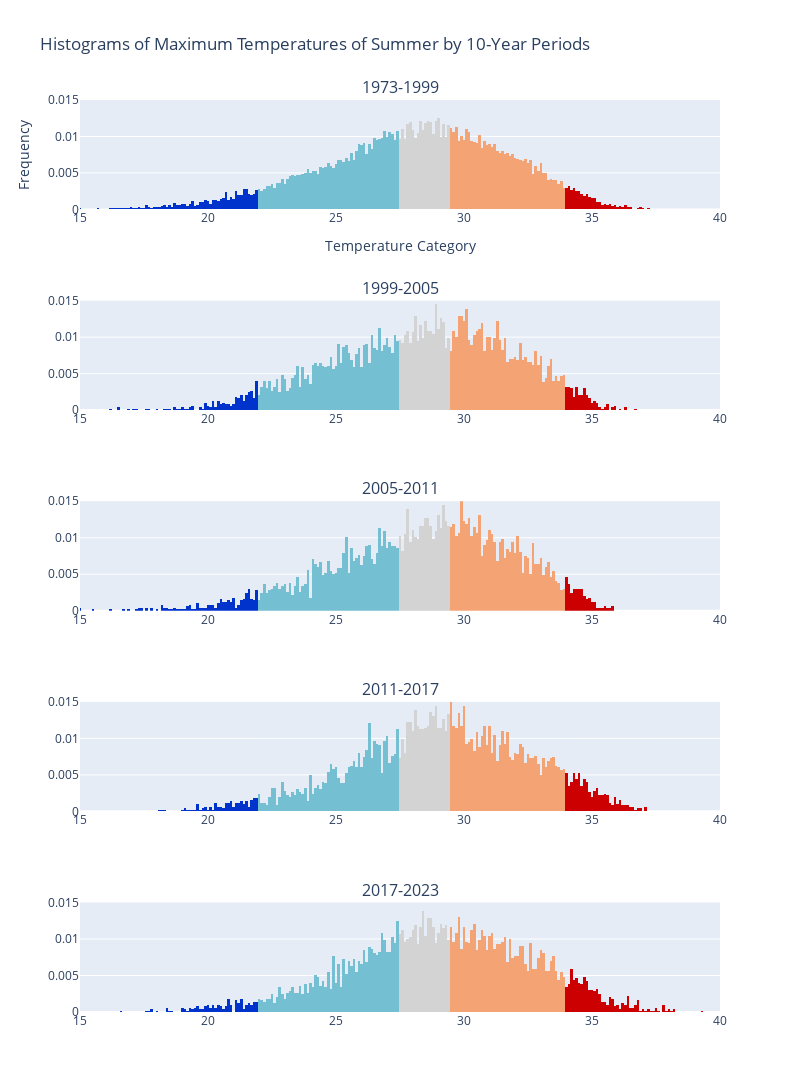

Notebook source saved alongside this figure:
### Code cell
import pandas as pd
import numpy as np
import plotly.graph_objects as go
from plotly.subplots import make_subplots
import plotly.express as px
import plotly.io as pio

df_summer = pd.read_csv('../data/summer.csv')
unique_periods = df_summer['구간'].unique()

# 기온 구간 정의
bins_temp = [15, 22, 27.5, 29.5, 34, 40]
labels_temp = ['Extremely Cold', 'Cold', 'Normal', 'Hot', 'Extremely Hot']
colors_temp = ['#0033cc', '#74BFD1', '#d3d3d3', '#F4A474', '#cc0000']

# 기온 구간에 따라 색상 지정
color_map = {}

for i in range(5):
    b1, b2 = bins_temp[i], bins_temp[i+1]
    for j in np.arange(b1, b2, 0.1):
        j = round(j, 1)
        color_map[j] = colors_temp[i]

# 서브플롯 생성
fig = make_subplots(rows=len(unique_periods), cols=1, subplot_titles=unique_periods)

re_idx = []
for i in np.arange(15,40,0.1):
        i = round(i, 1)
        re_idx.append(i)

# 각 년 단위 구간에 대해 서브플롯 추가
for idx, period in enumerate(unique_periods):
    filtered_df = df_summer[df_summer['구간'] == period]

    temp_counts = filtered_df['최고기온(℃)'].value_counts().reindex(re_idx, fill_value=0)
    
    # Plotly Express로 막대 그래프 생성
    fig_period = px.bar(
        x=temp_counts.index,
        y=temp_counts.values/len(filtered_df),
        labels={'x': 'Temperature Category', 'y': 'Frequency'},
        title=period
    )
    
    # 막대의 색상을 업데이트
    for trace in fig_period.data:
        trace.marker.color = [color_map[cat] for cat in trace.x]
        trace.update(marker_line_width=0, width=0.1)
        fig.add_trace(trace, row=idx + 1, col=1)

# 레이아웃 설정
fig.update_layout(
    title_text='Histograms of Maximum Temperatures of Summer by 10-Year Periods',
    height=3000,
    width=800,
    showlegend=False,
    xaxis_title='Temperature Category',
    yaxis_title='Frequency',
    barmode='overlay',
    bargap=0,  # 막대 간격 제거
)

for i in range(1, 6):
    fig.update_xaxes(range=[15,40], row=i, col=1)
    fig.update_yaxes(range=[0,0.015], row=i, col=1)
    
# 그래프를 HTML 파일로 저장
# pio.write_html(fig, 'graph2_summer.html')
# 그래프 표시
fig.show()

### Figure 1 — Plotly figure (JSON) as saved in the notebook; plotly's stock layout.template omitted (floating-point values rounded to 4 significant figures; data arrays with more than 128 entries replaced by an {"elided": "..."} marker saying what was removed)
{"data": [{"alignmentgroup": "True", "hovertemplate": "Temperature Category=%{x}<br>Frequency=%{y}<extra></extra>", "legendgroup": "", "marker": {"color": {"elided": "250 str values"}, "line": {"width": 0}, "pattern": {"shape": ""}}, "name": "", "offsetgroup": "", "orientation": "v", "showlegend": false, "textposition": "auto", "type": "bar", "width": 0.1, "x": {"elided": "250 float values"}, "xaxis": "x", "y": {"elided": "250 float values"}, "yaxis": "y"}, {"alignmentgroup": "True", "hovertemplate": "Temperature Category=%{x}<br>Frequency=%{y}<extra></extra>", "legendgroup": "", "marker": {"color": {"elided": "250 str values"}, "line": {"width": 0}, "pattern": {"shape": ""}}, "name": "", "offsetgroup": "", "orientation": "v", "showlegend": false, "textposition": "auto", "type": "bar", "width": 0.1, "x": {"elided": "250 float values"}, "xaxis": "x2", "y": {"elided": "250 float values"}, "yaxis": "y2"}, {"alignmentgroup": "True", "hovertemplate": "Temperature Category=%{x}<br>Frequency=%{y}<extra></extra>", "legendgroup": "", "marker": {"color": {"elided": "250 str values"}, "line": {"width": 0}, "pattern": {"shape": ""}}, "name": "", "offsetgroup": "", "orientation": "v", "showlegend": false, "textposition": "auto", "type": "bar", "width": 0.1, "x": {"elided": "250 float values"}, "xaxis": "x3", "y": {"elided": "250 float values"}, "yaxis": "y3"}, {"alignmentgroup": "True", "hovertemplate": "Temperature Category=%{x}<br>Frequency=%{y}<extra></extra>", "legendgroup": "", "marker": {"color": {"elided": "250 str values"}, "line": {"width": 0}, "pattern": {"shape": ""}}, "name": "", "offsetgroup": "", "orientation": "v", "showlegend": false, "textposition": "auto", "type": "bar", "width": 0.1, "x": {"elided": "250 float values"}, "xaxis": "x4", "y": {"elided": "250 float values"}, "yaxis": "y4"}, {"alignmentgroup": "True", "hovertemplate": "Temperature Category=%{x}<br>Frequency=%{y}<extra></extra>", "legendgroup": "", "marker": {"color": {"elided": "250 str values"}, "line": {"width": 0}, "pattern": {"shape": ""}}, "name": "", "offsetgroup": "", "orientation": "v", "showlegend": false, "textposition": "auto", "type": "bar", "width": 0.1, "x": {"elided": "250 float values"}, "xaxis": "x5", "y": {"elided": "250 float values"}, "yaxis": "y5"}], "layout": {"annotations": [{"font": {"size": 16}, "showarrow": false, "text": "1973-1999", "x": 0.5, "xanchor": "center", "xref": "paper", "y": 1, "yanchor": "bottom", "yref": "paper"}, {"font": {"size": 16}, "showarrow": false, "text": "1999-2005", "x": 0.5, "xanchor": "center", "xref": "paper", "y": 0.78, "yanchor": "bottom", "yref": "paper"}, {"font": {"size": 16}, "showarrow": false, "text": "2005-2011", "x": 0.5, "xanchor": "center", "xref": "paper", "y": 0.56, "yanchor": "bottom", "yref": "paper"}, {"font": {"size": 16}, "showarrow": false, "text": "2011-2017", "x": 0.5, "xanchor": "center", "xref": "paper", "y": 0.34, "yanchor": "bottom", "yref": "paper"}, {"font": {"size": 16}, "showarrow": false, "text": "2017-2023", "x": 0.5, "xanchor": "center", "xref": "paper", "y": 0.12, "yanchor": "bottom", "yref": "paper"}], "bargap": 0, "barmode": "overlay", "height": 3000, "showlegend": false, "title": {"text": "Histograms of Maximum Temperatures of Summer by 10-Year Periods"}, "width": 800, "xaxis": {"anchor": "y", "domain": [0, 1], "range": [15, 40], "title": {"text": "Temperature Category"}}, "xaxis2": {"anchor": "y2", "domain": [0, 1], "range": [15, 40]}, "xaxis3": {"anchor": "y3", "domain": [0, 1], "range": [15, 40]}, "xaxis4": {"anchor": "y4", "domain": [0, 1], "range": [15, 40]}, "xaxis5": {"anchor": "y5", "domain": [0, 1], "range": [15, 40]}, "yaxis": {"anchor": "x", "domain": [0.88, 1], "range": [0, 0.015], "title": {"text": "Frequency"}}, "yaxis2": {"anchor": "x2", "domain": [0.66, 0.78], "range": [0, 0.015]}, "yaxis3": {"anchor": "x3", "domain": [0.44, 0.56], "range": [0, 0.015]}, "yaxis4": {"anchor": "x4", "domain": [0.22, 0.34], "range": [0, 0.015]}, "yaxis5": {"anchor": "x5", "domain": [0, 0.12], "range": [0, 0.015]}}}
